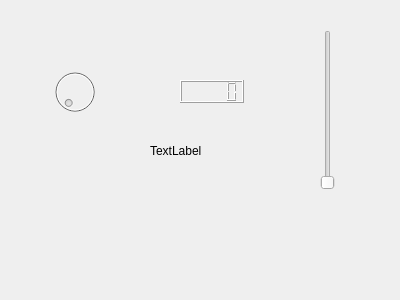
<?xml version="1.0" encoding="UTF-8"?>
<ui version="4.0">
 <class>Dialog</class>
 <widget class="QDialog" name="Dialog">
  <property name="geometry">
   <rect>
    <x>0</x>
    <y>0</y>
    <width>400</width>
    <height>300</height>
   </rect>
  </property>
  <property name="windowTitle">
   <string>Dialog</string>
  </property>
  <widget class="QLabel" name="label">
   <property name="geometry">
    <rect>
     <x>150</x>
     <y>140</y>
     <width>68</width>
     <height>22</height>
    </rect>
   </property>
   <property name="text">
    <string>TextLabel</string>
   </property>
  </widget>
  <widget class="QLCDNumber" name="lcdNumber">
   <property name="geometry">
    <rect>
     <x>180</x>
     <y>80</y>
     <width>64</width>
     <height>23</height>
    </rect>
   </property>
  </widget>
  <widget class="QDial" name="dial">
   <property name="enabled">
    <bool>false</bool>
   </property>
   <property name="geometry">
    <rect>
     <x>50</x>
     <y>60</y>
     <width>50</width>
     <height>64</height>
    </rect>
   </property>
  </widget>
  <widget class="QSlider" name="verticalSlider">
   <property name="enabled">
    <bool>false</bool>
   </property>
   <property name="geometry">
    <rect>
     <x>320</x>
     <y>30</y>
     <width>16</width>
     <height>160</height>
    </rect>
   </property>
   <property name="orientation">
    <enum>Qt::Vertical</enum>
   </property>
  </widget>
 </widget>
 <layoutdefault spacing="6" margin="11"/>
 <resources/>
 <connections/>
</ui>
